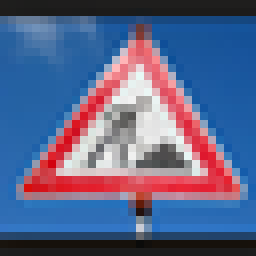
#> input picture carnd-traffic/test_images/2.png, 32 x 32 px (shown 8 times larger)
$ jupyter execute --allow-errors Untitled1.ipynb
#> lines starting #> are read from the running program, lines starting #| are printed output that depends on the picture
# Traffic Sign Classifier
### Udacity Project

## German Traffic Sign set

### Dataset Summary

The Dataset provided was from German Traffic Sign Dataset which has approx. of 60,000 images. The Images were further made into Training images, validation images and test images. The images were further classified into 43 classes.

### Dataset Visualization

### Preprocessing

The various preprocesses were taken in account and finally flippinf of images and standardization of data set were chosen together to provide a large imageset of about 82,000 images than the current 39,000 images. I tried to standardize the expourse for all the images which led to a drop of a percent or two in both validation and test accuracy. Therefore, that satergy was dropped and images were directly converted into grayscale. Once again i tried converting the images value to ranges (0.1-0.9) and (-1 to 1) and found my model works better for the (0.1- 0.9) range, hence tgat range was selected for this project.

### Model Architecture

I choose the LeNet model for this project. I have also taken the liberty to change few aspects of it to work better for this dataset. The Model consists of 2 Convolutional Layers and 3 fully connected layers. I have included two drop-out in between the fully connected layers to prevent overfitting of the model. I have sticked with ReLU activation as i found it work better than a tanh activation. Also, I have used Avg. pooling instead of a MAX pooling to make my model more efficient.

| Layer |  Description|
|--|--|
| input | 32 x 32 x 1 |
|Colvolution 1 | 1 x 1 stride valid padding output: 28 x 28 x 6 |
|ReLU | Activation |
|Avg Pooling | 2 x 2 stride valid padding output: 14 x 14 x 6 |
|Colvolution 2 | 1 x 1 stride valid padding output: 10 x 10 x 16 |
|ReLU | Activation |
|Avg Pooling | 2 x 2 stride valid padding output: 5x 5x 16 |
| Fully connected | truncated normal output: 120 |
| ReLu | Activation|
|dropout | yes |
 Fully connected | truncated normal output: 84 |
| ReLu | Activation|
|dropout | yes |
 Fully connected | truncated normal output: 43 |
| logits |	output|

### Model Training

The optimizer used is Adam's Optimizer. The batch size was choosen as 150 as I wanted to keep the size in the middle rather than a something small like 64 as it will take a long time to train or large like 512 which will lead to taking small number of images for each iteration. I have kept the drop rate at 0.7 instead of standard 0.5 as i found 0.7 working faster for my imageset than a 0.5. I also wanted to keep EPOCH as minimum as possible. I found that after 20 EPOCHS the Model wasn't really learning much so i stopped it at 20 EPOCH. I have used a mean of zero and a standard deviation of 0.1 for the CNN.

### Solution Approach

The Valdiation accuray for my final run was 96% and a test accuracy of 94%. The fianl value were varying by 0.01 to 0.005 for mutliple runs.

Training...
EPOCH 1 ...
Validation Accuracy = 0.838

EPOCH 2 ...
Validation Accuracy = 0.893

EPOCH 3 ...
Validation Accuracy = 0.916

EPOCH 4 ...
Validation Accuracy = 0.921

EPOCH 5 ...
Validation Accuracy = 0.932

EPOCH 6 ...
Validation Accuracy = 0.934

EPOCH 7 ...
Validation Accuracy = 0.929

EPOCH 8 ...
Validation Accuracy = 0.950

EPOCH 9 ...
Validation Accuracy = 0.941

EPOCH 10 ...
Validation Accuracy = 0.951

EPOCH 11 ...
Validation Accuracy = 0.950

EPOCH 12 ...
Validation Accuracy = 0.956

EPOCH 13 ...
Validation Accuracy = 0.954

EPOCH 14 ...
Validation Accuracy = 0.946

EPOCH 15 ...
Validation Accuracy = 0.953

EPOCH 16 ...
Validation Accuracy = 0.962

EPOCH 17 ...
Validation Accuracy = 0.954

EPOCH 18 ...
Validation Accuracy = 0.959

EPOCH 19 ...
Validation Accuracy = 0.962

#####  EPOCH 20 ...
##### Validation Accuracy = 0.961

Model saved

##### Test Accuracy = 0.935

## Test Images

### Acquiring New Images
5 new images were taken from the internet and were changed to the desired dimension of 32*32*3 as all the images taken were of RGB type images. I have take simple straightforward images so i expect the model to predict all of the or atlest 3 of them

[cell 1]
import matplotlib.image as mpimg
import cv2
import matplotlib.pyplot as plt
img = cv2.imread("test_images/2.png")
#> img is the input picture: shape (32, 32, 3); mean B, G, R 137.3, 100.3, 92.2
plt.imshow(img, cmap = 'gray')
plt.xticks([]), plt.yticks([])  # to hide tick values on X and Y axis
plt.show()
img = cv2.imread("test_images/3.png")
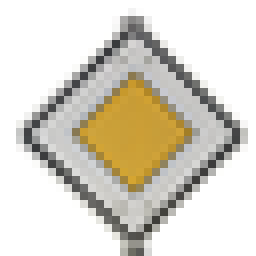
#> input picture carnd-traffic/test_images/3.png, 32 x 32 px (shown 8 times larger)
#> img is the input picture: shape (32, 32, 3); mean B, G, R 201.6, 213.3, 218
plt.imshow(img, cmap = 'gray')
plt.xticks([]), plt.yticks([])  # to hide tick values on X and Y axis
plt.show()
img = cv2.imread("test_images/4.png")
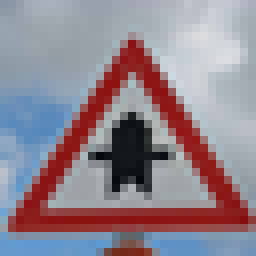
#> input picture carnd-traffic/test_images/4.png, 32 x 32 px (shown 8 times larger)
#> img is the input picture: shape (32, 32, 3); mean B, G, R 143.1, 132.8, 144.9
plt.imshow(img, cmap = 'gray')
plt.xticks([]), plt.yticks([])  # to hide tick values on X and Y axis
plt.show()
img = cv2.imread("test_images/1.png")
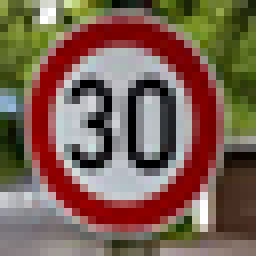
#> input picture carnd-traffic/test_images/1.png, 32 x 32 px (shown 8 times larger)
#> img is the input picture: shape (32, 32, 3); mean B, G, R 82, 96.7, 122.6
plt.imshow(img, cmap = 'gray')
plt.xticks([]), plt.yticks([])  # to hide tick values on X and Y axis
plt.show()
img = cv2.imread("test_images/5.png")
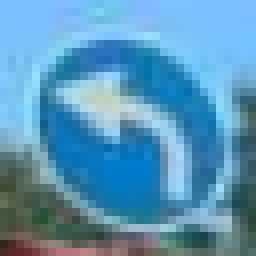
#> input picture carnd-traffic/test_images/5.png, 32 x 32 px (shown 8 times larger)
#> img is the input picture: shape (32, 32, 3); mean B, G, R 185.1, 149.7, 89.4
plt.imshow(img, cmap = 'gray')
plt.xticks([]), plt.yticks([])  # to hide tick values on X and Y axis
plt.show()
